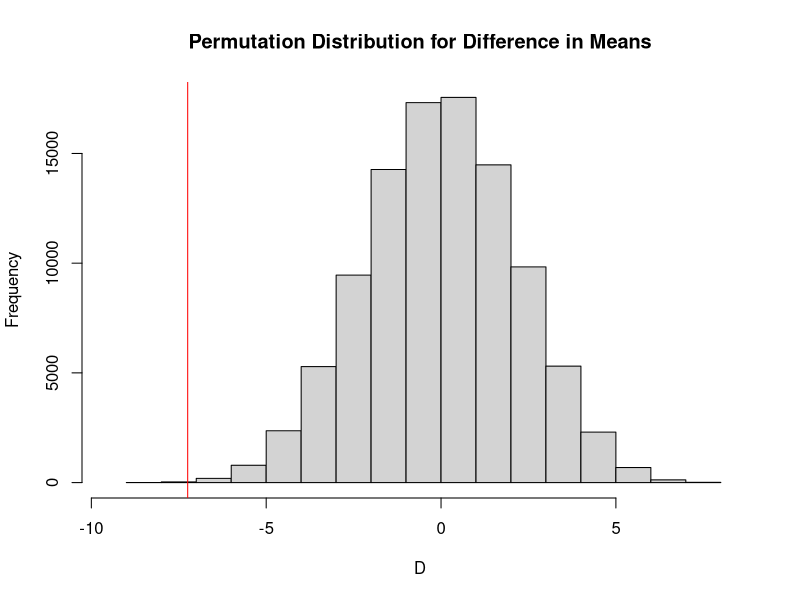

Source code (R):
#There is another function in this folder called "Exact_Permutation_Test.R". 
#It will enumerate every possible permutation of the data you provide it.
#For large enough data sets (even n=11, m=11 is pushing it), the exact approach
#is too slow. This method is called Monte Carlo. Instead of generating all possible
#permutations, it will only do a subset of the total number. The rest of the math is
#identical, though the denominator in the p-value is the number of d_i, which will not be "n+m choose n".
#I have written this function to generate identical output as the Exact Permutation Test.

ApproxPermutationTest = function(X, Y, nsim=1E5){
  # Function takes in two samples, determines their sample sizes,
  # then samples, WITH REPLACEMENT, from the combined data, 
  # nsim number of times (100,000 by default). This
  # means that it is possible to get identical datasets, and thus,
  # identical differences in means. We cannot get duplicate datasets
  # in the exact permutation test method.

  # It then calculates the mean differences, plots the permutation distribution
  # and returns the mean differences.  
  n = length(X) #Calculates the number of obs in sample 1
  m = length(Y) #Calculates the number of obs in sample 2
  combined = c(X,Y) #Merge samples
  
  #Sample the data, then put them into variable, with each row being one simulated dataset
  combinData = t(sapply(1:nsim, function(i) sample(combined, replace=FALSE))) 
  
  allX = combinData[ , 1:n] #Separate the X's from the big matrix
  allY = combinData[ , (n+1):(n+m)] #...and the Y's.
  D = rowMeans(allX) - rowMeans(allY) #Compute all differences in means
  sampMeanDiff = mean(X) - mean(Y) #Compute the observed difference in means, d_obs
  hist(D, main="Permutation Distribution for Difference in Means",
       xlim = c(1.1*min(D, sampMeanDiff), 1.1*max(D, sampMeanDiff))) #Histogram of simulated diffs, d_i.
  abline(v= sampMeanDiff, col="red") #Sample mean diff, d_obs, in red.
  return(D) #Return vector of differences, needed to calculate a p-value.
}

# How to use: ApproxPermutationTest(X, Y).
# nsim is an optional argument that tells the function how many times to resample
# the data. By default, it's 100,000. Assign the function call to a variable, since
# this is where it'll store the differences. You can then use it to calculate p-values.

#EXAMPLE: Testing for a difference in means between automatics and manuals.
#Alternative: Manuals have better MPG.
data(mtcars)
mtcars = mtcars[,c("mpg", "am")] #Subset only MPG and Transmission
Automatics = mtcars[mtcars$am == 0, "mpg"] #MPG for all Automatics
Manuals = mtcars[mtcars$am == 1, "mpg"] #MPG for all Manuals
sampleMeanDiff = mean(Automatics) - mean(Manuals)

di = ApproxPermutationTest(Automatics, Manuals) #Optional argument: nsim.
pval = mean(di <= sampleMeanDiff)
